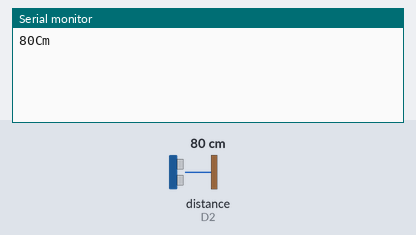
This sketch was run on a simulated ESP8266 (NodeMCU). Parts: the last lines printed to the serial monitor. Wiring (inferred from the names in the program): ultrasonic range finder: trigger D1; echo D2. Inputs (shaded band) come from the test bench; at power-on: distance to the obstacle (sensor on D2) 80 cm. The echo pulse lasts 58.3 µs per cm; WiFi joins after 1.5 s; servers stay silent unless stated.

Above: at 3.0 s.
3.1 s: distance to the obstacle (sensor on D2) set to 2 cm
At 6.8 s:
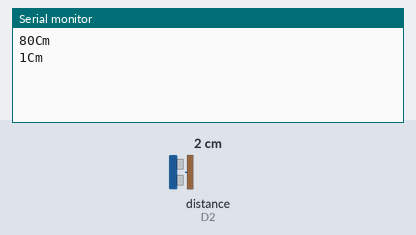
7.4 s: distance to the obstacle (sensor on D2) set to 4 cm
At 9.5 s:
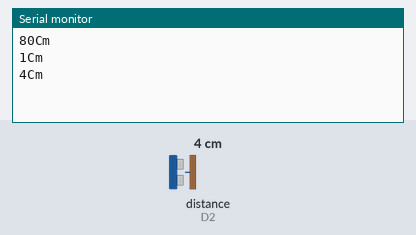
Timing chart, 0 to 11.0 s (numbered marks = the images above; inputs shaded):
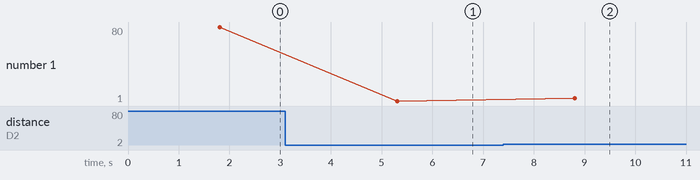

The sketch:

nodemcuSWM.ino
```cpp
#define BLYNK_PRINT Serial
#include <ESP8266WiFi.h>
#include <BlynkSimpleEsp8266.h>
#define TRIGGERPIN D1
#define ECHOPIN    D2

char auth[] = " mBXyurjnoLfsnReQpS8YCvnQouemzzDW";

// Your WiFi credentials.
// Set password to "" for open networks.
char ssid[] = "Wifi";
char pass[] = "password123";

int thresh[3] = {7, 14, 25};

WidgetLCD lcd(V1);
WidgetLED green(V2);
WidgetLED orange(V3);
WidgetLED red(V4);

void setup()
{
  // Debug console
  Serial.begin(9600);
  pinMode(TRIGGERPIN, OUTPUT);
  pinMode(ECHOPIN, INPUT);
  Blynk.begin(auth, ssid, pass);
  // You can also specify server:
  //Blynk.begin(auth, ssid, pass, "blynk-cloud.com", 8442);
  //Blynk.begin(auth, ssid, pass, IPAddress(192,168,1,100), 8442);

  lcd.clear(); //Use it to clear the LCD Widget
  lcd.print(0, 0, "Distance in cm"); // use: (position X: 0-15, position Y: 0-1, "Message you want to print")
}

void loop()
{
  lcd.clear();
  lcd.print(0, 0, "Distance in cm"); // use: (position X: 0-15, position Y: 0-1, "Message you want to print")
  long duration, distance;
  digitalWrite(TRIGGERPIN, LOW);
  delayMicroseconds(3);

  digitalWrite(TRIGGERPIN, HIGH);
  delayMicroseconds(12);

  digitalWrite(TRIGGERPIN, LOW);
  duration = pulseIn(ECHOPIN, HIGH);
  distance = (duration/2) / 29.1;
  Serial.print(distance);
  Serial.println("Cm");
  lcd.print(7, 1, distance);
  Blynk.run();
  if(distance<=thresh[0]){
    green.off();
    orange.off();
    red.on();
    }
  else if(distance<=thresh[1] and distance>thresh[0]){
    green.off();
    orange.on();
    red.off();
  }
  else if(distance<=thresh[2] and distance>thresh[1]){
    green.on();
    orange.off();
    red.off();

  }
  else{
    green.off();
    orange.off();
    red.off();
  //delay(100);
}

  delay(3500);

}
```

Measured:
- after the input at 3.1 s, the serial monitor: prints a new line after 2.2 s (image 1)
- after the input at 7.4 s, the serial monitor: prints a new line after 1.4 s (image 2)
- plotted number 1: 80 → 1 after the input at 3.1 s, 1 → 4 after the input at 7.4 s
